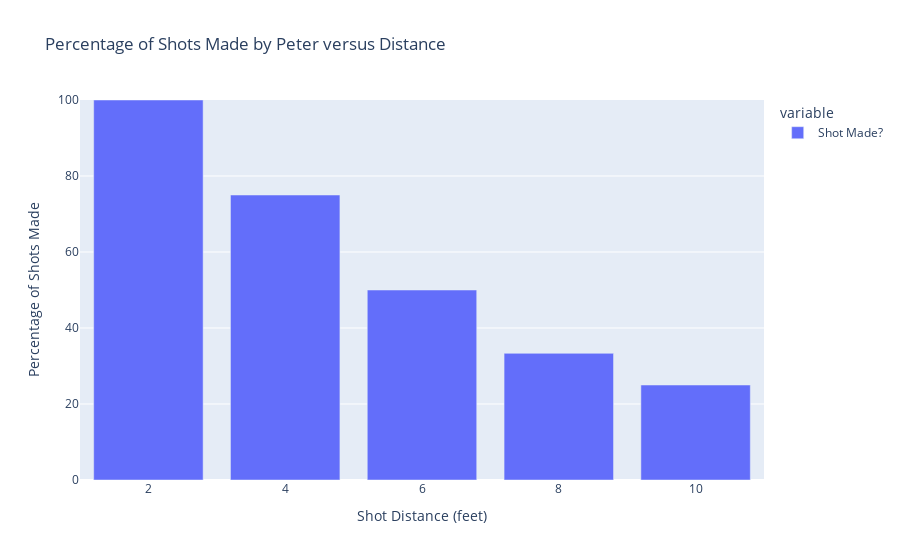

The code cell stored with this chart in its notebook:
### Markdown cell above
Modify and fix the code below, replacing Peter with your name. Run the code and save your graph!

### Code cell
fig = px.bar(graph_df,
    title='Percentage of Shots Made by Peter versus Distance')
fig.update_layout(yaxis_title="Percentage of Shots Made")
fig.update_yaxes(range=[0, 100])
fig.show()

### Figure 1 — Plotly figure (JSON) as saved in the notebook; plotly's stock layout.template omitted (floating-point values rounded to 4 significant figures)
{"data": [{"alignmentgroup": "True", "hovertemplate": "variable=Shot Made?<br>Shot Distance (feet)=%{x}<br>value=%{y}<extra></extra>", "legendgroup": "Shot Made?", "marker": {"color": "#636efa", "pattern": {"shape": ""}}, "name": "Shot Made?", "offsetgroup": "Shot Made?", "orientation": "v", "showlegend": true, "textposition": "auto", "type": "bar", "x": [2, 4, 6, 8, 10], "xaxis": "x", "y": [100, 75, 50, 33.33, 25], "yaxis": "y"}], "layout": {"barmode": "relative", "legend": {"title": {"text": "variable"}, "tracegroupgap": 0}, "title": {"text": "Percentage of Shots Made by Peter versus Distance"}, "xaxis": {"anchor": "y", "domain": [0, 1], "title": {"text": "Shot Distance (feet)"}}, "yaxis": {"anchor": "x", "domain": [0, 1], "range": [0, 100], "title": {"text": "Percentage of Shots Made"}}}}
